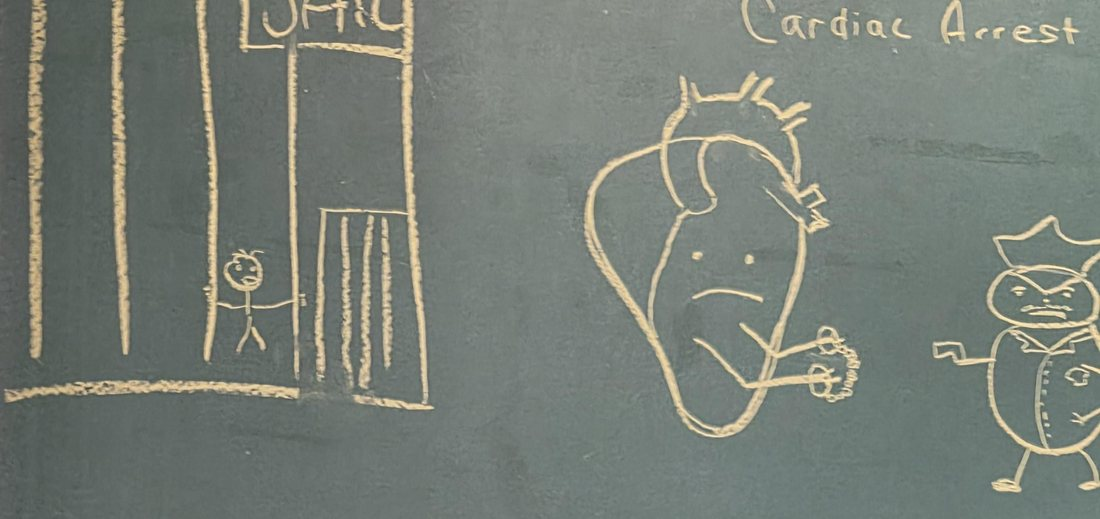
#> input picture class-chalkboard-code/img/drawings.jpg, 1100 x 519 px
$ python -i cover_seg.py   (imports and definitions only)
#> lines starting #> are read from the running program, lines starting #| are printed output that depends on the picture; after the words box and inside, x2 and y2 are one past the last pixel; in counts of white or black regions, pixels touching at a corner belong together
#> further down, picture is the input picture: shape (519, 1100, 3); mean B, G, R 118.4, 126.6, 119.7
import cv2, numpy as np, json, sys
OT='/Users/doranchak/projects/github/misc-crypto-mysteries/oliver-twist-thrift-store/'
def ink(img,blur=1.5,k=0.62):
#> called with blur = 1.5, k = 0.62
    g=cv2.cvtColor(img,cv2.COLOR_BGR2GRAY) if img.ndim==3 else img
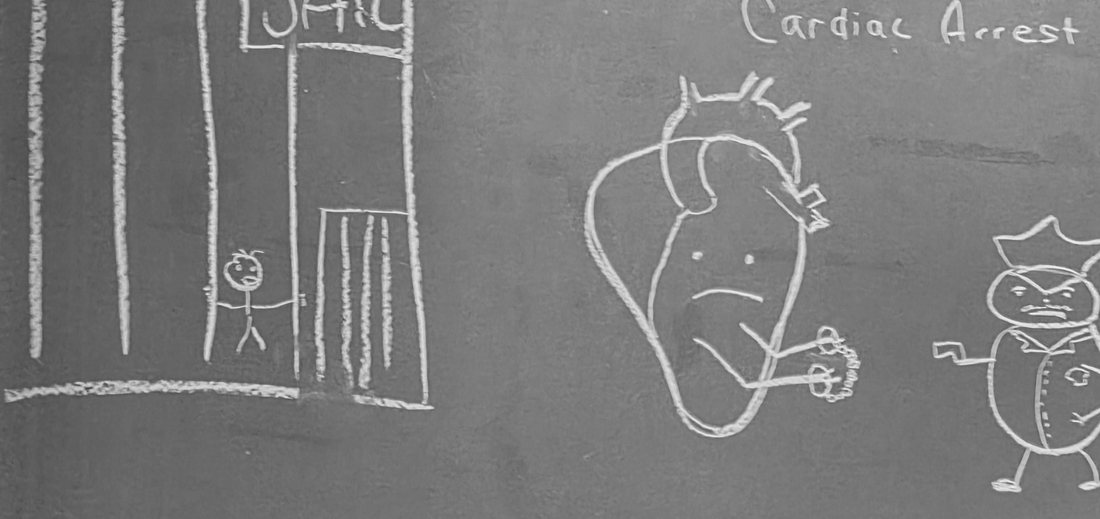
#> g: shape (519, 1100); min 61, max 252, mean 123.7
    g=cv2.GaussianBlur(g,(0,0),blur)
    bg=cv2.GaussianBlur(g,(0,0),40)
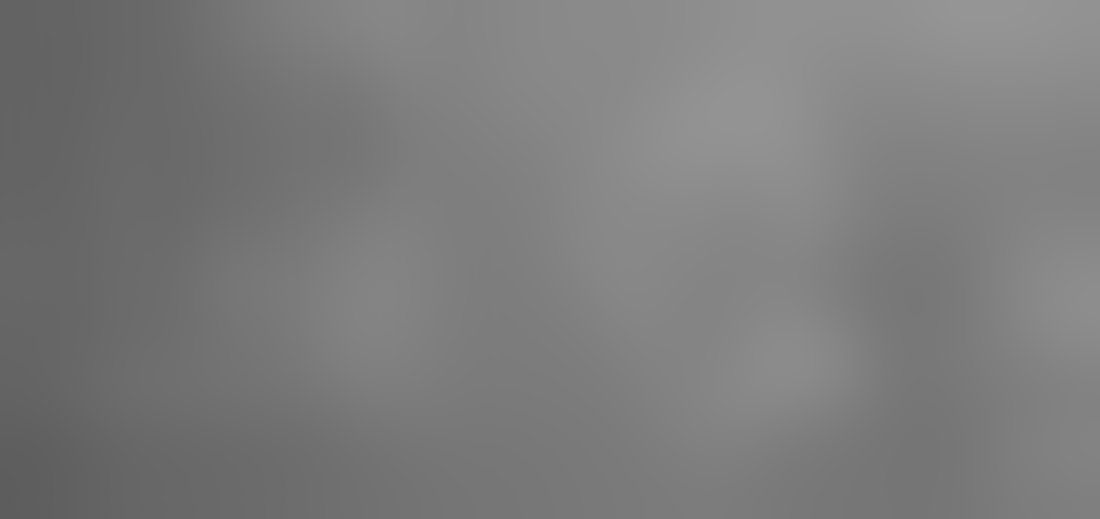
#> bg: shape (519, 1100); min 93, max 149, mean 123.7
    n=cv2.divide(g,bg,scale=200)   # background-normalised
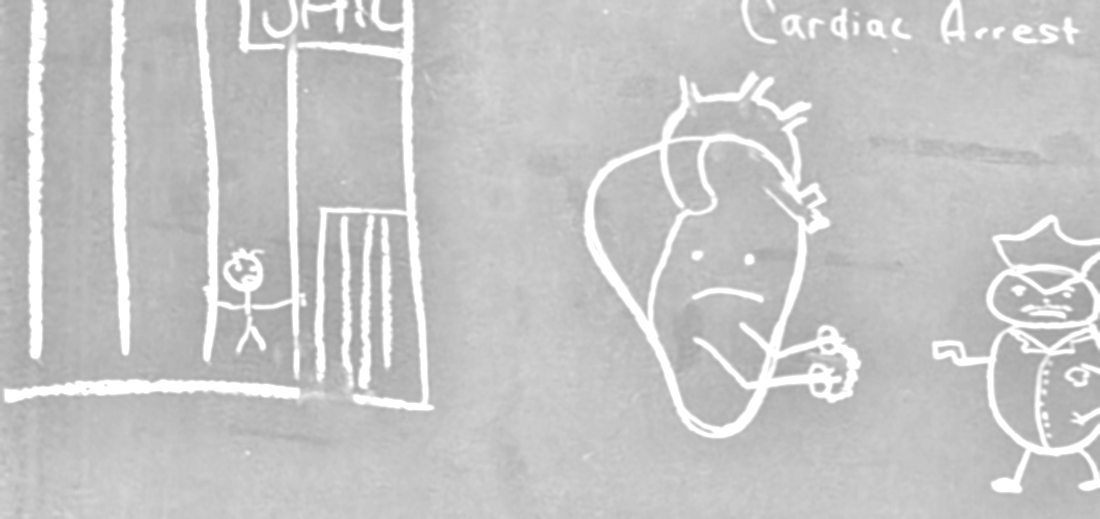
#> n: shape (519, 1100); min 152, max 255, mean 197.1
    _,th=cv2.threshold(n,0,255,cv2.THRESH_BINARY_INV+cv2.THRESH_OTSU)
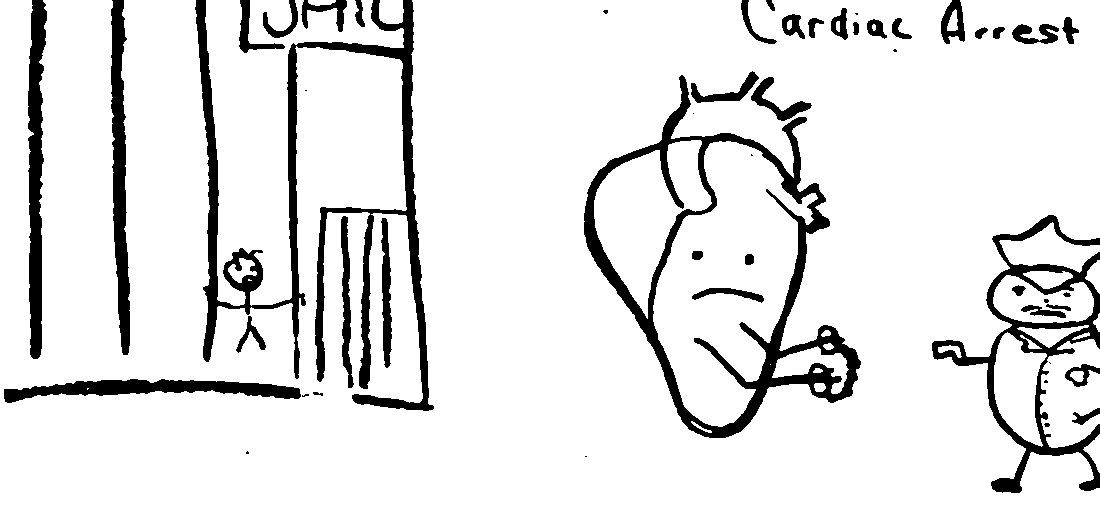
#> th: shape (519, 1100); 89.4% white; 51 black regions (13 under 20 px), largest, box (x1, y1, x2, y2) and area: (195, 0, 434, 411) 15539, (584, 75, 861, 438) 14297, (932, 215, 1100, 493) 7841
    return (th>0).astype(np.uint8)
def comps(mask,minarea=120,dil=(1,1)):
    m=mask
    if dil!=(1,1): m=cv2.dilate(mask,np.ones(dil,np.uint8))
    n,lab,st,cen=cv2.connectedComponentsWithStats(m,connectivity=8)
    out=[(int(st[i,0]),int(st[i,1]),int(st[i,2]),int(st[i,3]),int(st[i,4])) for i in range(1,n) if st[i,4]>=minarea]
    return sorted(out)
def overlay(img,boxes,out,scale=1.0):
    c=img.copy() if img.ndim==3 else cv2.cvtColor(img,cv2.COLOR_GRAY2BGR)
    for k,(x,y,w,h,a) in enumerate(boxes):
        cv2.rectangle(c,(x,y),(x+w,y+h),(0,0,255),2); cv2.putText(c,str(k),(x,max(14,y-4)),cv2.FONT_HERSHEY_SIMPLEX,0.9,(255,0,0),2)
    c=cv2.resize(c,None,fx=scale,fy=scale,interpolation=cv2.INTER_AREA); cv2.imwrite(out,c)

>>> import cv2
>>> picture = cv2.imread('../../../class-chalkboard-code/img/drawings.jpg')
>>> result = ink(picture)

$ run again, on class-chalkboard-code/img/text-block.jpg
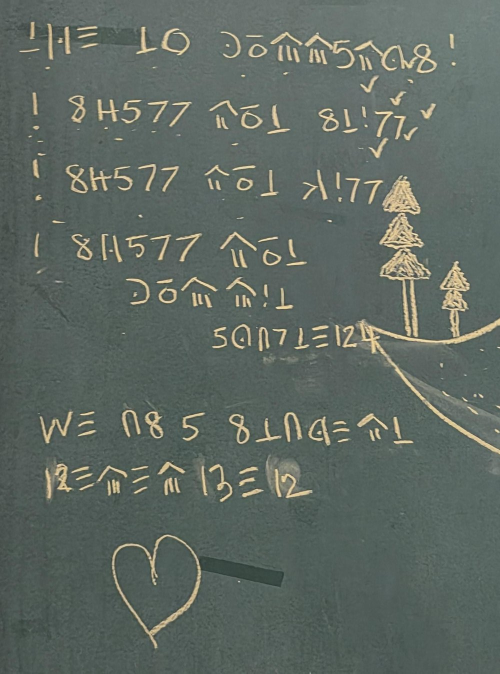
#> input picture class-chalkboard-code/img/text-block.jpg, 1000 x 1347 px (shown at 1/2 size)
#> picture is the input picture: shape (1347, 1000, 3); mean B, G, R 98.2, 105, 95.1
#> in ink, `n=cv2.divide(g,bg,scale=200)`:
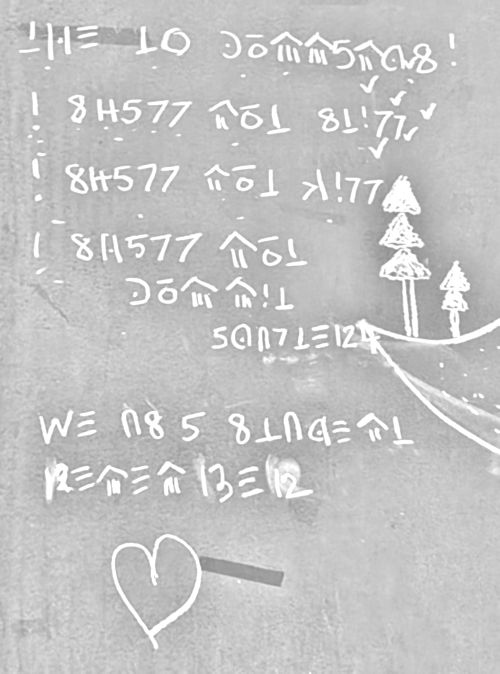
#> n: shape (1347, 1000) (shown at 1/2 size); min 132, max 255, mean 196.3
#> in ink, `_,th=cv2.threshold(n,0,255,cv2.THRESH_BINARY_INV+cv2.THRESH_OTSU)`:
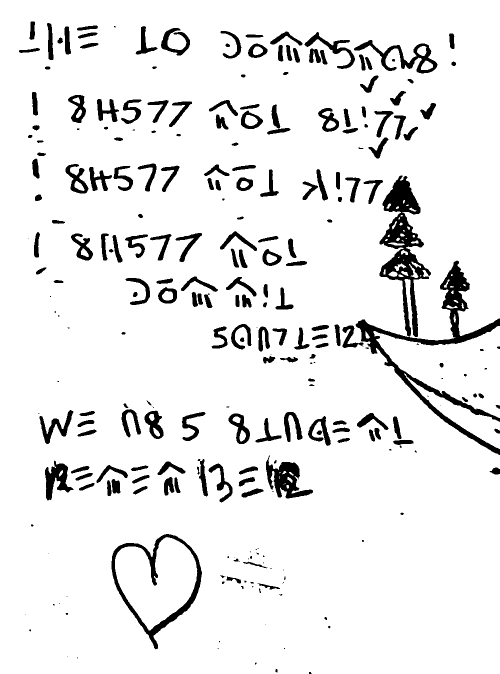
#> th: shape (1347, 1000) (shown at 1/2 size); 91.9% white; 269 black regions (65 under 20 px), largest, box (x1, y1, x2, y2) and area: (711, 521, 1000, 910) 13350, (759, 351, 862, 674) 11600, (223, 1068, 404, 1299) 5748

$ run again, on class-chalkboard-code/img/w02.jpg
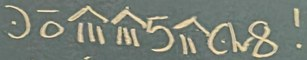
#> input picture class-chalkboard-code/img/w02.jpg, 307 x 60 px
#> picture is the input picture: shape (60, 307, 3); mean B, G, R 116.9, 126.5, 119.2
#> in ink, `n=cv2.divide(g,bg,scale=200)`:
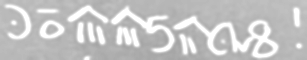
#> n: shape (60, 307); min 164, max 255, mean 197.1
#> in ink, `_,th=cv2.threshold(n,0,255,cv2.THRESH_BINARY_INV+cv2.THRESH_OTSU)`:
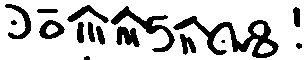
#> th: shape (60, 307); 78.8% white; 16 black regions (1 under 20 px), largest, box (x1, y1, x2, y2) and area: (173, 16, 279, 58) 1305, (111, 6, 175, 52) 670, (116, 26, 140, 47) 309
